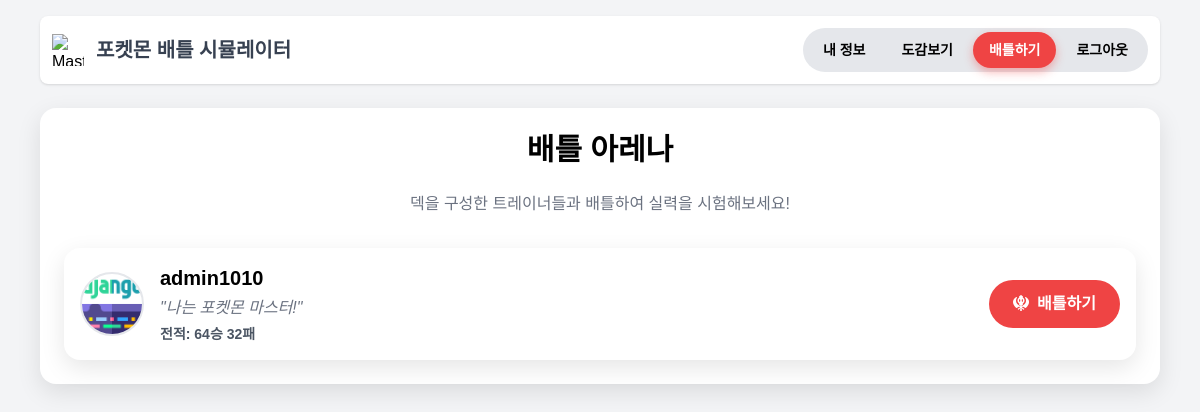
Page /battle/ (signed in) on the earlier database version.
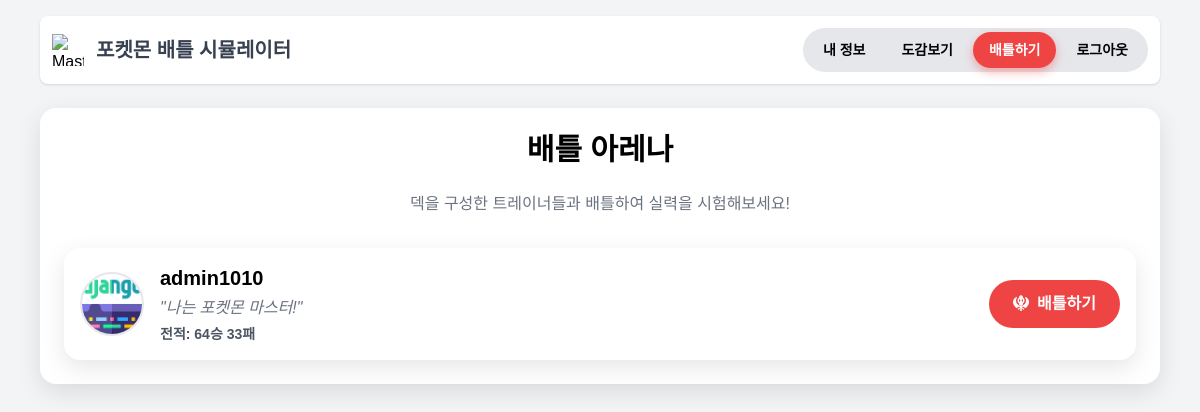
Same page on the later database version.
### users/models.py (models this page shows)
class User(AbstractUser):
    profile_image = models.ImageField(
        upload_to='profile_pics/',
        default='profile_pics/default.png',
        verbose_name='프로필 이미지'
    )
    status_message = models.CharField(
        max_length=100,
        blank=True,
        verbose_name='상태 메시지'
    )
    wins = models.IntegerField(default=0, verbose_name='승리')
    losses = models.IntegerField(default=0, verbose_name='패배')

### pokemons/views.py (the view)
# urls.py: path('battle/', views.battle_arena_view, name='battle_arena'),
@login_required
def battle_arena_view(request):
    opponents = User.objects.exclude(id=request.user.id)\
                            .annotate(num_pokemons=Count('deck__pokemons'))\
                            .filter(deck__isnull=False, num_pokemons__gt=0)
    opponents_list = []
    for opponent in opponents:
        ordered_pokemons = [dp.pokemon for dp in opponent.deck.deckpokemon_set.order_by('order')]
        deck_pokemons_data = [{
            'name': p.name, 'sprite_url': p.sprite_url, 'hp': p.hp,
            'attack': p.attack, 'defense': p.defense, 'type1': p.type1, 'type2': p.type2
        } for p in ordered_pokemons]
        opponents_list.append({
            'id': opponent.id,
            'username': opponent.username,
            'deck': deck_pokemons_data,
        })
    user_deck, created = Deck.objects.get_or_create(user=request.user)
    user_ordered_pokemons = [dp.pokemon for dp in user_deck.deckpokemon_set.order_by('order')]
    user_deck_list = [{
        'name': p.name, 'sprite_url': p.sprite_url, 'hp': p.hp,
        'attack': p.attack, 'defense': p.defense, 'type1': p.type1, 'type2': p.type2
    } for p in user_ordered_pokemons]
    context = {
        'opponents': opponents,
        'opponents_json': json.dumps(opponents_list),
        'user_deck_json': json.dumps(user_deck_list),
    }
    return render(request, 'battle_arena.html', context)

### templates/battle_arena.html (shortened to what this page needs)
{% extends "base.html" %}
{% load humanize %}
{% block content %}
<div class="card">
    <h2 class="text-3xl font-black mb-6 text-center">배틀 아레나</h2>
    <p class="text-center text-gray-500 mb-8">덱을 구성한 트레이너들과 배틀하여 실력을 시험해보세요!</p>
    <div id="user-list" class="space-y-4">
        {% for opponent in opponents %}
        <div class="card flex items-center justify-between hover:shadow-xl transition-shadow duration-300 !p-4">
            <div class="flex items-center space-x-4">
                <img src="{{ opponent.profile_image.url }}" alt="{{ opponent.username }}'s profile" class="w-16 h-16 rounded-full border-2 border-gray-200 object-cover">
                <div>
                    <h3 class="text-xl font-bold">{{ opponent.username }}</h3>
                    <p class="text-gray-500 italic mt-1">"{{ opponent.status_message|default:'상태 메시지가 없습니다.' }}"</p>
                    <p class="text-sm font-semibold text-gray-600 mt-1">전적: {{ opponent.wins|intcomma }}승 {{ opponent.losses|intcomma }}패</p>
                </div>
            </div>
            <button onclick='showBattleModal({{ opponent.id }})'
                    class="bg-red-500 text-white font-bold py-3 px-6 rounded-full hover:bg-red-600 transition transform hover:scale-105">
                <i class="fa-solid fa-khanda mr-2"></i>배틀하기
            </button>
        </div>
        {% empty %}
        <p class="text-center text-gray-500 py-8">배틀할 수 있는 상대가 아직 없습니다.</p>
        {% endfor %}
    </div>
</div>
{% endblock %}

### templates/base.html (shortened to what this page needs)
<!DOCTYPE html>
<html lang="ko">
<head>
    <script src="https://cdn.tailwindcss.com"></script>
    <link rel="stylesheet" href="https://cdnjs.cloudflare.com/ajax/libs/font-awesome/6.4.0/css/all.min.css">
</head>
<body class="bg-gray-100">
    <div id="app" class="container mx-auto p-4 max-w-6xl">
        {% if user.is_authenticated %}
        <header class="bg-white rounded-lg shadow p-3 mb-6">
             <nav class="flex items-center justify-between">
                <a href="{% url 'my_info' %}" class="flex items-center space-x-3">
                    <img src="https://raw.githubusercontent.com/PokeAPI/sprites/master/sprites/items/master-ball.png" alt="Masterball Icon" class="h-8 w-8">
                    <span class="text-xl font-bold text-gray-700">포켓몬 배틀 시뮬레이터</span>
                </a>
                <div class="flex items-center space-x-1 bg-gray-200 rounded-full p-1 text-sm font-bold">
                    <a href="{% url 'my_info' %}" class="nav-link px-4 py-2 rounded-full {% if request.resolver_match.url_name == 'my_info' %}active{% endif %}">내 정보</a>
                    <a href="{% url 'pokedex' %}" class="nav-link px-4 py-2 rounded-full {% if request.resolver_match.url_name == 'pokedex' %}active{% endif %}">도감보기</a>
                    <a href="{% url 'battle_arena' %}" class="nav-link px-4 py-2 rounded-full {% if request.resolver_match.url_name == 'battle_arena' %}active{% endif %}">배틀하기</a>
                    <form method="post" action="{% url 'logout' %}">
                        <button type="submit" class="px-4 py-2 rounded-full hover:bg-gray-300 transition">로그아웃</button>
                    </form>
                </div>
            </nav>
        </header>
        {% endif %}
        <main>
            {% block content %}
            {% endblock %}
        </main>
    </div>
</body>
</html>

### templates/base.html (style rules this page uses)
body { font-family: 'Noto Sans KR', sans-serif; }
.card { background-color: white; border-radius: 1rem; padding: 1.5rem; box-shadow: 0 8px 24px rgba(0,0,0,0.1); }
.nav-link.active { background-color: #EF4444; color: white; box-shadow: 0 4px 10px rgba(239, 68, 68, 0.4); }

Differences in the rows shown:
changed User "admin1010": losses "32" → "33"
